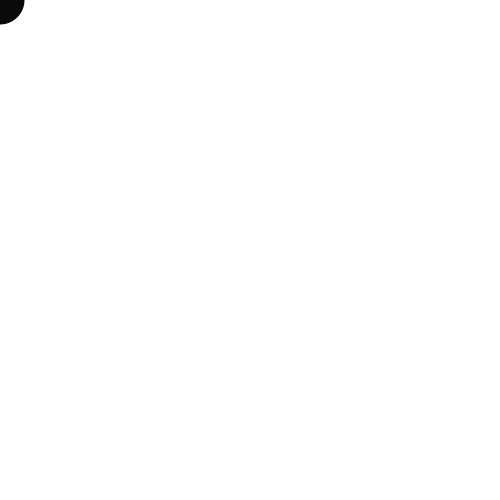
Frame 1 (no input)
Frame 60 (the mouse pressed at the canvas centre just before this capture): identical to frame 1, image omitted
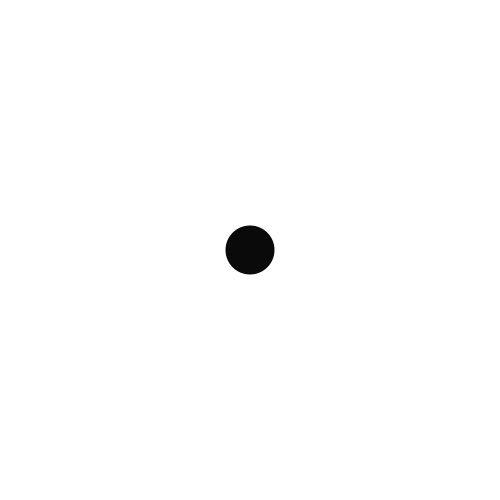
Frame 120 (the mouse held since frame 60 and released just before this capture)

The Processing sketch that drew these frames (run headless with seeded random() and noise(); from frame 60 on, the mouse is pressed at the canvas centre):

// Processing sketch: Follow_mouse
// ── Follow_mouse.pde
float[] xpos = new float[50];
float[] ypos = new float[50];

void setup() {
  size(500,500);
  for (int i=0; i<50; i++) {
    xpos[i] = 0;
    ypos[i] = 0;
  }
}
void draw() {
  background(255);
  for (int i=0; i<49; i++) {
    xpos[i] = xpos[i+1];
    ypos[i] = ypos[i+1];
  }
  xpos[49] = mouseX;
  ypos[49] = mouseY;
  for (int i=0; i<50; i++) {
    noStroke();
    fill(255-i*5);
    ellipse(xpos[i],ypos[i],i,i);
  }
}
